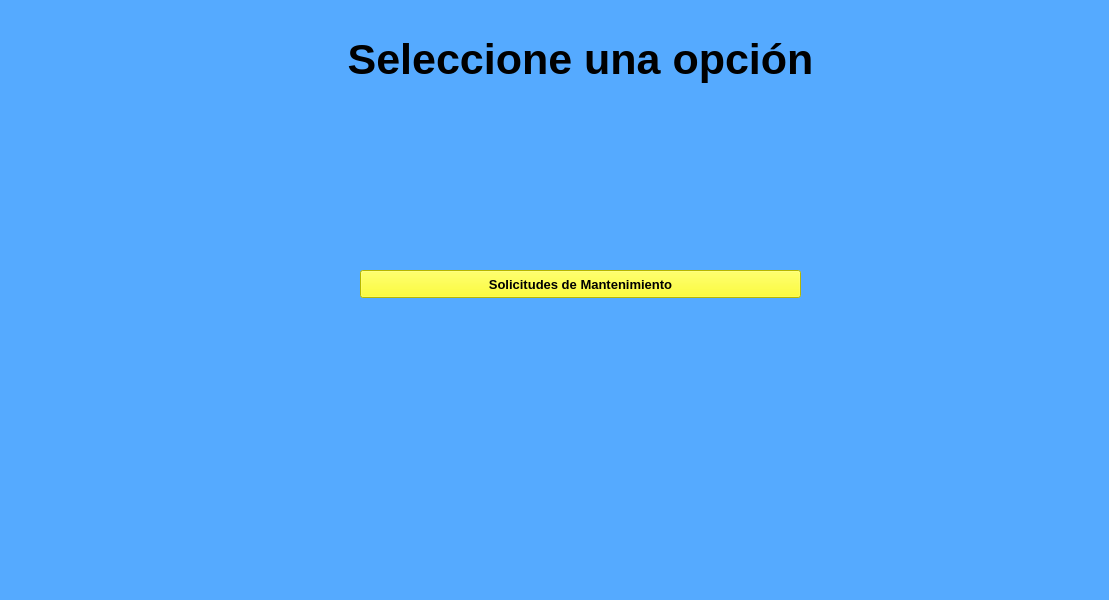
<?xml version="1.0" encoding="UTF-8"?>
<ui version="4.0">
 <class>ServicioCliente</class>
 <widget class="QMainWindow" name="ServicioCliente">
  <property name="geometry">
   <rect>
    <x>0</x>
    <y>0</y>
    <width>1109</width>
    <height>600</height>
   </rect>
  </property>
  <property name="windowTitle">
   <string>MainWindow</string>
  </property>
  <property name="styleSheet">
   <string notr="true">QWidget{
	background-color: rgb(85, 170, 255);
}
QPushButton{
	background-color: rgb(255, 255, 0);
}</string>
  </property>
  <widget class="QWidget" name="centralwidget">
   <widget class="QLabel" name="label_4">
    <property name="geometry">
     <rect>
      <x>280</x>
      <y>40</y>
      <width>601</width>
      <height>61</height>
     </rect>
    </property>
    <property name="font">
     <font>
      <pointsize>48</pointsize>
     </font>
    </property>
    <property name="whatsThis">
     <string>&lt;html&gt;&lt;head/&gt;&lt;body&gt;&lt;p align=&quot;center&quot;&gt;&lt;br/&gt;&lt;/p&gt;&lt;/body&gt;&lt;/html&gt;</string>
    </property>
    <property name="styleSheet">
     <string notr="true"/>
    </property>
    <property name="text">
     <string>&lt;!DOCTYPE HTML PUBLIC &quot;-//W3C//DTD HTML 4.0//EN&quot; &quot;http://www.w3.org/TR/REC-html40/strict.dtd&quot;&gt;
&lt;html&gt;&lt;head&gt;&lt;meta name=&quot;qrichtext&quot; content=&quot;1&quot; /&gt;&lt;style type=&quot;text/css&quot;&gt;
p, li { white-space: pre-wrap; }
&lt;/style&gt;&lt;/head&gt;&lt;body style=&quot; font-family:'MS Shell Dlg 2'; font-size:48pt; font-weight:400; font-style:normal;&quot;&gt;
&lt;p align=&quot;center&quot; style=&quot; margin-top:12px; margin-bottom:12px; margin-left:0px; margin-right:0px; -qt-block-indent:0; text-indent:0px;&quot;&gt;&lt;span style=&quot; font-weight:600; color:#000000; vertical-align:super;&quot;&gt;Seleccione una opción&lt;/span&gt;&lt;/p&gt;&lt;/body&gt;&lt;/html&gt;</string>
    </property>
   </widget>
   <widget class="QPushButton" name="pushButton_4">
    <property name="geometry">
     <rect>
      <x>360</x>
      <y>270</y>
      <width>441</width>
      <height>28</height>
     </rect>
    </property>
    <property name="font">
     <font>
      <pointsize>10</pointsize>
      <weight>75</weight>
      <bold>true</bold>
     </font>
    </property>
    <property name="text">
     <string>Solicitudes de Mantenimiento</string>
    </property>
   </widget>
  </widget>
 </widget>
 <resources/>
 <connections/>
</ui>
